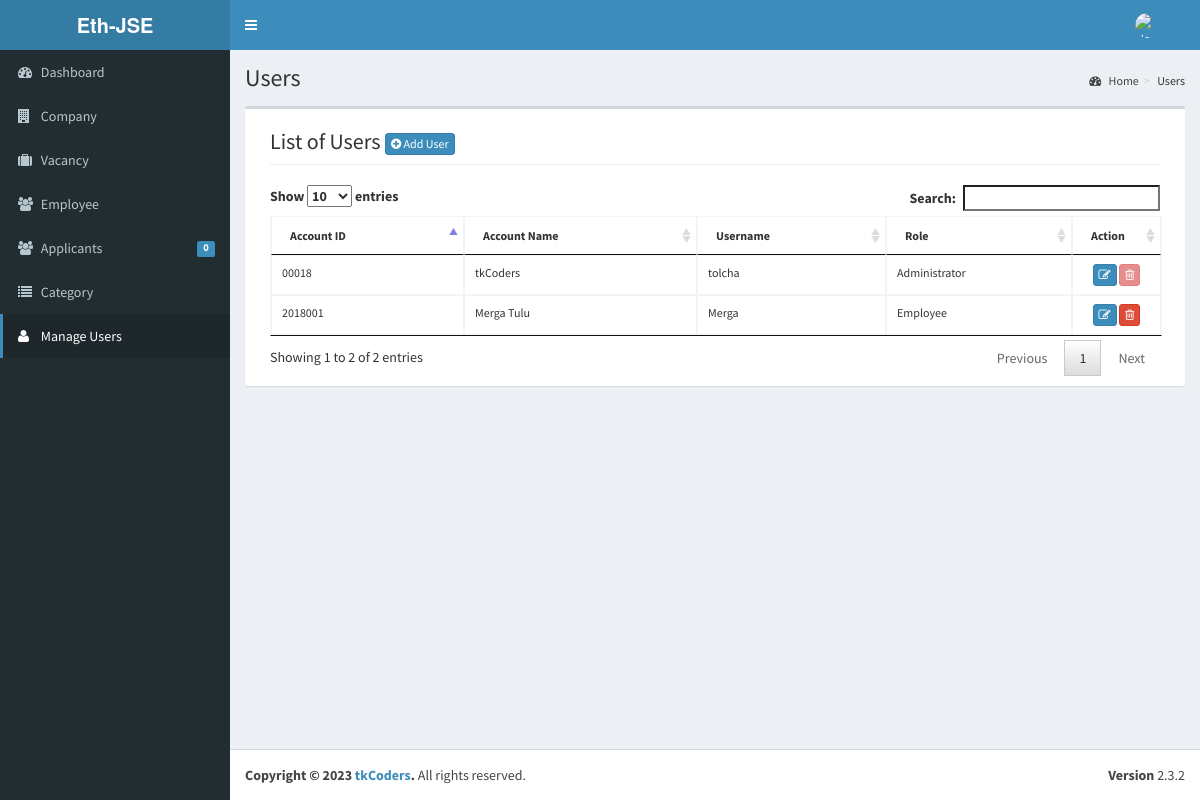
/admin/user/index.php (signed in), run on the app's committed database.
### tables this page shows
CREATE TABLE `tblusers` (
  `USERID` varchar(30) NOT NULL,
  `FULLNAME` varchar(40) NOT NULL,
  `USERNAME` varchar(90) NOT NULL,
  `PASS` varchar(90) NOT NULL,
  `ROLE` varchar(30) NOT NULL,
  `PICLOCATION` varchar(255) NOT NULL
);

### admin/user/index.php (called while the page is built, shortened)
<?php
require_once ("../theme/templates.php");
?>

### include/database.php (called while the page is built, shortened)
<?php
class Database {
	var $sql_string = '';
	private $conn;
	public function open_connection() {
		$this->conn = mysqli_connect(server,user,pass);
		if(!$this->conn){
			echo "Problem in database connection! Contact administrator!";
			exit();
		}else{
			$db_select = mysqli_select_db($this->conn,database_name);
		}
	}
	function setQuery($sql='') {
		$this->sql_string=$sql;
	}
	function executeQuery() {
		$result = mysqli_query($this->conn,$this->sql_string);
		return $result;
	}
	private function confirm_query($result) {
		return $result;
	}
	function loadResultList( $key='' ) {
		$cur = $this->executeQuery();
		$array = array();
		while ($row = mysqli_fetch_object($cur)) {
			if ($key) {
				$array[$row->$key] = $row;
			} else {
				$array[] = $row;
			}
		}
		return $array;
	}
}
$mydb = new Database();
?>

### admin/user/list.php (the view, shortened to what this page needs)
    	 <div class="col-lg-12">
         <h1 class="page-header">List of Users  <a href="index.php?view=add" class="btn btn-primary btn-xs  ">  <i class="fa fa-plus-circle fw-fa"></i> Add User</a>  </h1>
    		</div>
		 	<div class="col-lg-12">
	<table id="dash-table" class="table  table-bordered table-hover table-responsive" style="font-size:12px;" cellspacing="0">
	  <thead>
	  	<tr>
	  		<th>Account ID</th>
	  		<th> Account Name</th>
	  		<th>Username</th>
	  		<th>Role</th>
	  		<th width="10%" >Action</th>
	  	</tr>
	  </thead>
	  <tbody>
	  	<?php
	  		$mydb->setQuery("SELECT *
								FROM  `tblusers`");
	  		$cur = $mydb->loadResultList();
			foreach ($cur as $result) {
	  		echo '<tr>';
	  		echo '<td>' . $result->USERID.'</a></td>';
	  		echo '<td>' . $result->FULLNAME.'</a></td>';
	  		echo '<td>'. $result->USERNAME.'</td>';
	  		echo '<td>'. $result->ROLE.'</td>';
	  		If($result->USERID==$_SESSION['ADMIN_USERID'] || $result->ROLE=='MainAdministrator' || $result->ROLE=='Administrator') {
	  			$active = "Disabled";
	  		}else{
	  			$active = "";
	  		}
	  		echo '<td align="center" > <a title="Edit" href="index.php?view=edit&id='.$result->USERID.'"  class="btn btn-primary btn-xs  ">  <span class="fa fa-edit fw-fa"></span></a>
	  					 <a title="Delete" href="controller.php?action=delete&id='.$result->USERID.'" class="btn btn-danger btn-xs" '.$active.'><span class="fa fa-trash-o fw-fa"></span> </a>
	  					 </td>';
	  		echo '</tr>';
	  	}
	  	?>
	  </tbody>
	</table>
</div>

### data on the page
tblusers: USERID "00018", FULLNAME "tkCoders", USERNAME "tolcha", ROLE "Administrator"
tblusers: USERID "2018001", FULLNAME "Merga Tulu", USERNAME "Merga", ROLE "Employee"

### other printed values
$pending->APPL "0"
$title "Users"
